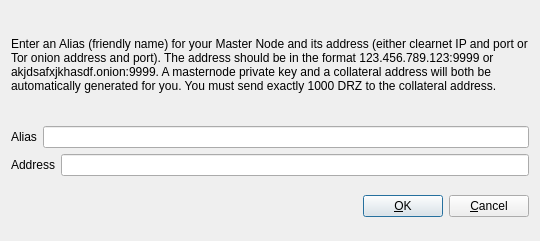
<?xml version="1.0" encoding="UTF-8"?>
<ui version="4.0">
 <class>AddEditAdrenalineNode</class>
 <widget class="QDialog" name="AddEditAdrenalineNode">
  <property name="geometry">
   <rect>
    <x>0</x>
    <y>0</y>
    <width>540</width>
    <height>241</height>
   </rect>
  </property>
  <property name="windowTitle">
   <string>Add/Edit Droidz Node</string>
  </property>
  <property name="modal">
   <bool>true</bool>
  </property>
  <layout class="QVBoxLayout" name="verticalLayout">
   <item>
    <layout class="QVBoxLayout" name="verticalLayout_2">
     <property name="topMargin">
      <number>0</number>
     </property>
     <property name="bottomMargin">
      <number>0</number>
     </property>
     <item>
      <widget class="QLabel" name="label_3">
       <property name="sizePolicy">
        <sizepolicy hsizetype="Preferred" vsizetype="Expanding">
         <horstretch>0</horstretch>
         <verstretch>0</verstretch>
        </sizepolicy>
       </property>
       <property name="text">
        <string>&lt;html&gt;&lt;head/&gt;&lt;body&gt;&lt;p&gt;Enter an Alias (friendly name) for your Master Node and its address (either clearnet IP and port or Tor onion address and port).  The address should be in the format 123.456.789.123:9999 or akjdsafxjkhasdf.onion:9999.  A masternode private key and a collateral address will both be automatically generated for you.  You must send exactly 1000 DRZ to the collateral address.&lt;/p&gt;&lt;/body&gt;&lt;/html&gt;</string>
       </property>
       <property name="wordWrap">
        <bool>true</bool>
       </property>
      </widget>
     </item>
     <item>
      <layout class="QHBoxLayout" name="horizontalLayout">
       <property name="bottomMargin">
        <number>0</number>
       </property>
       <item>
        <widget class="QLabel" name="label">
         <property name="text">
          <string>Alias</string>
         </property>
        </widget>
       </item>
       <item>
        <widget class="QLineEdit" name="aliasLineEdit"/>
       </item>
      </layout>
     </item>
     <item>
      <layout class="QHBoxLayout" name="horizontalLayout_2">
       <property name="bottomMargin">
        <number>0</number>
       </property>
       <item>
        <widget class="QLabel" name="label_2">
         <property name="text">
          <string>Address</string>
         </property>
        </widget>
       </item>
       <item>
        <widget class="QLineEdit" name="addressLineEdit"/>
       </item>
      </layout>
     </item>
     <item>
      <layout class="QHBoxLayout" name="horizontalLayout_3">
       <property name="bottomMargin">
        <number>0</number>
       </property>
      </layout>
     </item>
    </layout>
   </item>
   <item>
    <layout class="QHBoxLayout" name="horizontalLayout_Buttons">
     <item>
      <spacer name="horizontalSpacer_1">
       <property name="orientation">
        <enum>Qt::Horizontal</enum>
       </property>
       <property name="sizeHint" stdset="0">
        <size>
         <width>40</width>
         <height>48</height>
        </size>
       </property>
      </spacer>
     </item>
     <item>
      <widget class="QLabel" name="statusLabel">
       <property name="font">
        <font>
         <weight>75</weight>
         <bold>true</bold>
        </font>
       </property>
       <property name="text">
        <string/>
       </property>
       <property name="textFormat">
        <enum>Qt::PlainText</enum>
       </property>
       <property name="wordWrap">
        <bool>true</bool>
       </property>
      </widget>
     </item>
     <item>
      <spacer name="horizontalSpacer_2">
       <property name="orientation">
        <enum>Qt::Horizontal</enum>
       </property>
       <property name="sizeHint" stdset="0">
        <size>
         <width>40</width>
         <height>48</height>
        </size>
       </property>
      </spacer>
     </item>
     <item>
      <widget class="QPushButton" name="okButton">
       <property name="text">
        <string>&amp;OK</string>
       </property>
      </widget>
     </item>
     <item>
      <widget class="QPushButton" name="cancelButton">
       <property name="text">
        <string>&amp;Cancel</string>
       </property>
       <property name="autoDefault">
        <bool>false</bool>
       </property>
      </widget>
     </item>
    </layout>
   </item>
  </layout>
 </widget>
 <resources/>
 <connections/>
</ui>
